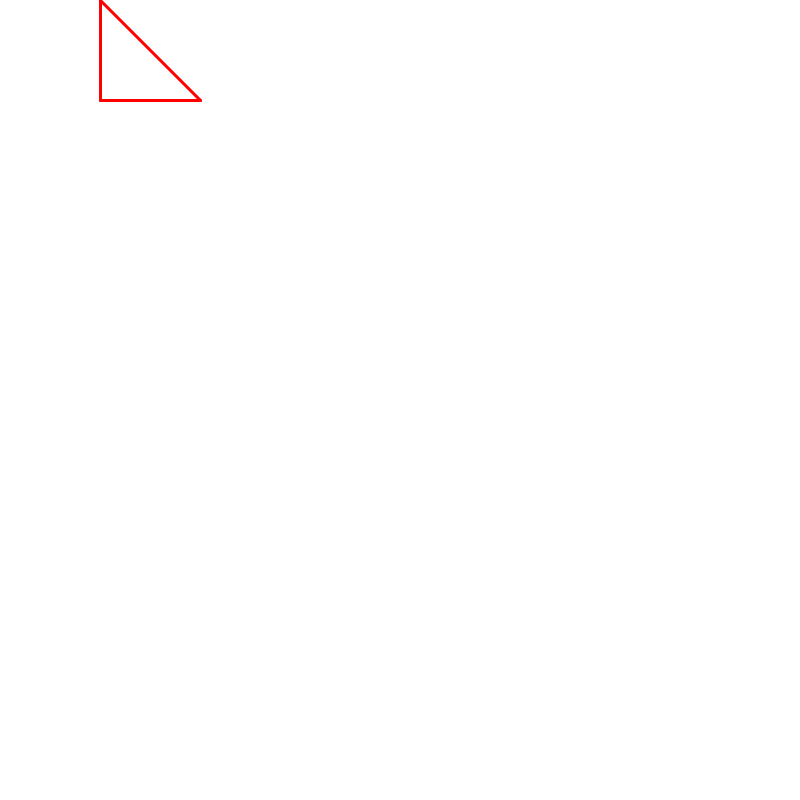
Frame 1 (no input)
Frame 60 (the mouse pressed at the canvas centre just before this capture): identical to frame 1, image omitted
Frame 120 (the mouse held since frame 60 and released just before this capture): identical to frame 1, image omitted

The Processing sketch that drew this single still picture (run headless with seeded random() and noise(); from frame 60 on, the mouse is pressed at the canvas centre):

// Processing sketch: opdracht_9_8
// ── opdracht_9_8.pde
void setup() {
  size(800, 800);
}
void draw() {
  background(255, 255, 255);
  stroke(0, 0, 0);
  strokeWeight(3);
  driehoek(100, 0, 100, 100);
}
void driehoek( int x, int y, int w, int h) {
  stroke(255,0,0);
  line(x, y, x+w, h);
  line(x, y+h, x+w, y+h);
  line(x, y, x, y+h);
}
